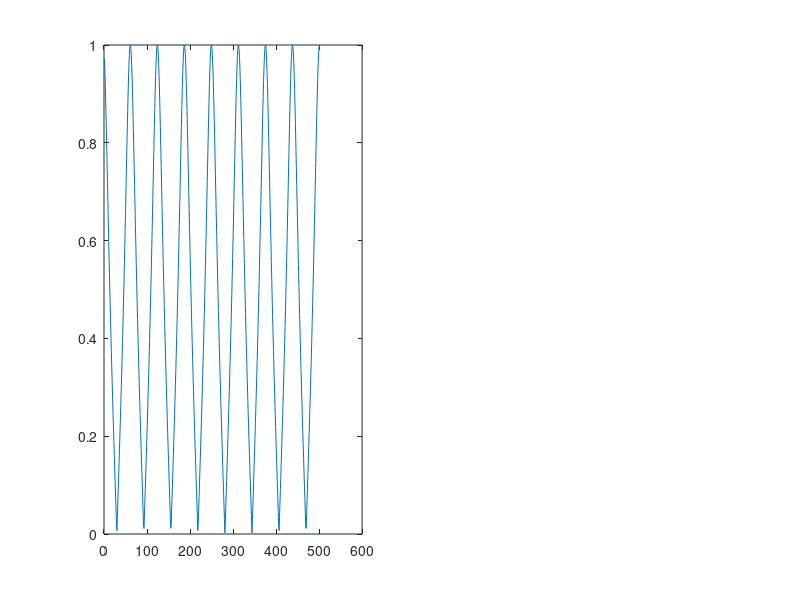

Here is the MATLAB script that generated this plot:
%lpf:s-->s/wc
%hpf:s-->wc/s
%bpf:s-->(s^2+w0^2)/sw,where(w0^2=w1w2)
%w0=sqrt(w1w2),w=w2-w1
%bsf:s-->sw/(s^2+w0^2)

%s=(1-z^-1)/(1+z^-1)
clc;
clear cll;
close all;
N=50;
ohmc=1;Fs=1;
Ts=1/Fs;
wc=tan(ohmc*Ts/2);
sig=-N:0.1:N;
ohm=-N:0.1:N;
w=-N:0.1:N;
r=1;
for i=1:10*N+1
    s(i)=sig(i)+1j*ohm(i);
    p(i)=s(i)/wc;
    z(i)=r*exp(1j*w(i));
    q(i)=((1-(1/z(i)))/(1+(1/z(i))))/wc;
    Hs1(i)=1/(1+s(i));
    Hs2(i)=1/(1+p(i));
    Hs3(i)=1/(1+q(i));
end


subplot(121)
plot(abs(Hs3));
%subplot(122)
%stem(imag(Hs));